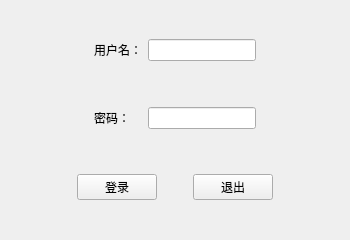
<?xml version="1.0" encoding="UTF-8"?>
<ui version="4.0">
 <class>MainWindow</class>
 <widget class="QMainWindow" name="MainWindow">
  <property name="geometry">
   <rect>
    <x>0</x>
    <y>0</y>
    <width>350</width>
    <height>240</height>
   </rect>
  </property>
  <property name="minimumSize">
   <size>
    <width>350</width>
    <height>240</height>
   </size>
  </property>
  <property name="maximumSize">
   <size>
    <width>350</width>
    <height>240</height>
   </size>
  </property>
  <property name="windowTitle">
   <string>登录</string>
  </property>
  <widget class="QWidget" name="centralwidget">
   <property name="minimumSize">
    <size>
     <width>350</width>
     <height>240</height>
    </size>
   </property>
   <property name="maximumSize">
    <size>
     <width>350</width>
     <height>240</height>
    </size>
   </property>
   <layout class="QVBoxLayout" name="verticalLayout">
    <item>
     <widget class="QWidget" name="widget_4" native="true">
      <property name="sizePolicy">
       <sizepolicy hsizetype="Preferred" vsizetype="Fixed">
        <horstretch>0</horstretch>
        <verstretch>0</verstretch>
       </sizepolicy>
      </property>
      <layout class="QGridLayout" name="gridLayout">
       <item row="0" column="3">
        <spacer name="horizontalSpacer_5">
         <property name="orientation">
          <enum>Qt::Horizontal</enum>
         </property>
         <property name="sizeHint" stdset="0">
          <size>
           <width>40</width>
           <height>20</height>
          </size>
         </property>
        </spacer>
       </item>
       <item row="0" column="0">
        <spacer name="horizontalSpacer_4">
         <property name="orientation">
          <enum>Qt::Horizontal</enum>
         </property>
         <property name="sizeHint" stdset="0">
          <size>
           <width>40</width>
           <height>20</height>
          </size>
         </property>
        </spacer>
       </item>
       <item row="0" column="1">
        <widget class="QLabel" name="label">
         <property name="text">
          <string>用户名：</string>
         </property>
        </widget>
       </item>
       <item row="2" column="2">
        <widget class="QLineEdit" name="lineEdit_2">
         <property name="text">
          <string/>
         </property>
        </widget>
       </item>
       <item row="2" column="1">
        <widget class="QLabel" name="label_2">
         <property name="text">
          <string>密码：</string>
         </property>
        </widget>
       </item>
       <item row="0" column="2">
        <widget class="QLineEdit" name="lineEdit"/>
       </item>
       <item row="1" column="2">
        <spacer name="verticalSpacer">
         <property name="orientation">
          <enum>Qt::Vertical</enum>
         </property>
         <property name="sizeHint" stdset="0">
          <size>
           <width>20</width>
           <height>40</height>
          </size>
         </property>
        </spacer>
       </item>
      </layout>
     </widget>
    </item>
    <item>
     <widget class="QWidget" name="widget_3" native="true">
      <property name="sizePolicy">
       <sizepolicy hsizetype="Preferred" vsizetype="Fixed">
        <horstretch>0</horstretch>
        <verstretch>0</verstretch>
       </sizepolicy>
      </property>
      <layout class="QHBoxLayout" name="horizontalLayout_4">
       <item>
        <spacer name="horizontalSpacer">
         <property name="orientation">
          <enum>Qt::Horizontal</enum>
         </property>
         <property name="sizeHint" stdset="0">
          <size>
           <width>40</width>
           <height>20</height>
          </size>
         </property>
        </spacer>
       </item>
       <item>
        <widget class="QPushButton" name="pushButton">
         <property name="text">
          <string>登录</string>
         </property>
        </widget>
       </item>
       <item>
        <spacer name="horizontalSpacer_3">
         <property name="orientation">
          <enum>Qt::Horizontal</enum>
         </property>
         <property name="sizeType">
          <enum>QSizePolicy::Fixed</enum>
         </property>
         <property name="sizeHint" stdset="0">
          <size>
           <width>30</width>
           <height>20</height>
          </size>
         </property>
        </spacer>
       </item>
       <item>
        <widget class="QPushButton" name="pushButton_2">
         <property name="text">
          <string>退出</string>
         </property>
        </widget>
       </item>
       <item>
        <spacer name="horizontalSpacer_2">
         <property name="orientation">
          <enum>Qt::Horizontal</enum>
         </property>
         <property name="sizeHint" stdset="0">
          <size>
           <width>40</width>
           <height>20</height>
          </size>
         </property>
        </spacer>
       </item>
      </layout>
     </widget>
    </item>
   </layout>
  </widget>
 </widget>
 <resources/>
 <connections/>
</ui>
